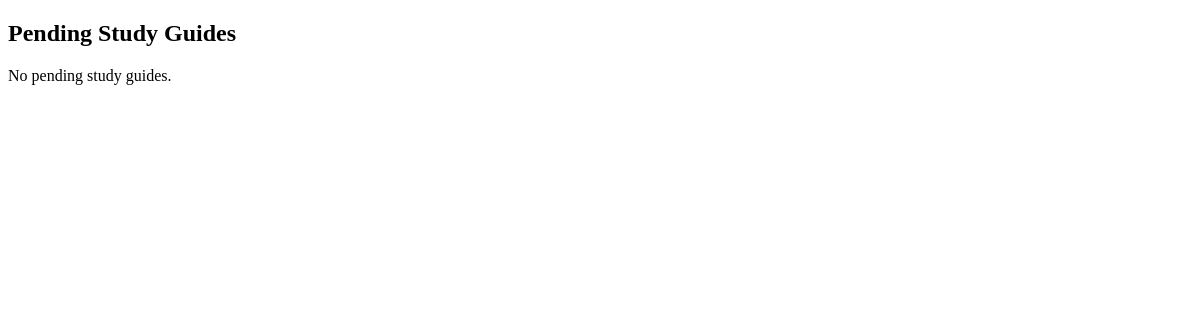
The page /market/admin (signed in) on the database as committed earlier.
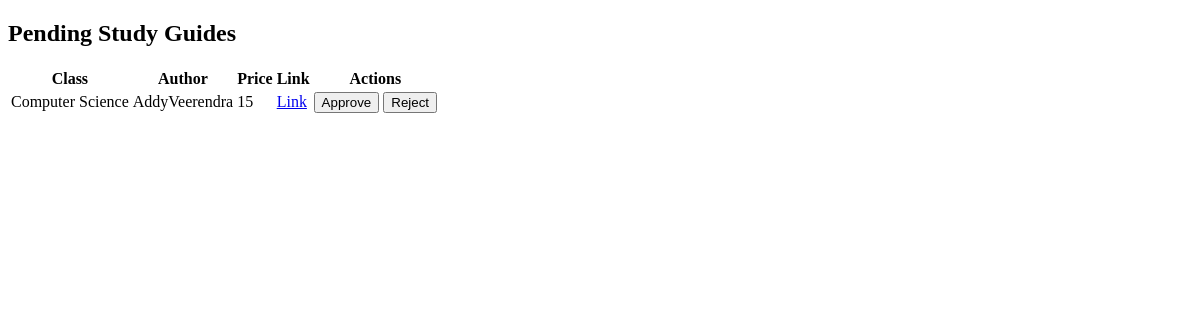
The same page on the database as committed later.
### models.py (models this page shows)
class PendingStudyGuide(db.Model):
    id = db.Column(db.Integer, primary_key=True)
    Class = db.Column(db.String(20), nullable=False)
    UnitTopic = db.Column(db.String(20), nullable=False)
    Price = db.Column(db.Integer, nullable=False)
    Creator = db.Column(db.String(20), nullable=False)
    Link = db.Column(db.String(100), nullable=False)

### Market.py (the view, shortened to what this page needs)
@market_bp.route('/admin', methods=['GET', 'POST'])
@login_required
def admin_home():
    if not current_user.is_admin:
        return redirect(url_for('market_bp.market_home'))
    form = AdminForm()
    pending_guides = PendingStudyGuide.query.all()
    return render_template('admin.html', pending_guides=pending_guides, user=current_user, form=form)

### ASD4ME.py (called while the page is built)
@login_manager.user_loader
def load_user(user_id):
    return User.query.get(int(user_id))

### templates/admin.html (shortened to what this page needs)
<!DOCTYPE html>
<html lang="en">
<head>
</head>
<body>
    <section class="py-5 mt-5">
        <div class="container py-5">
            <div class="row">
                <div class="col-md-8 col-xl-6 text-center mx-auto">
                    <h2 class="display-6 fw-bold mb-4">Pending Study Guides</h2>
                    {% if pending_guides %}
                    <table class="table">
                        <thead>
                            <tr>
                                <th scope="col">Class</th>
                                <th scope="col">Author</th>
                                <th scope="col">Price</th>
                                <th scope="col">Link</th>
                                <th scope="col">Actions</th>
                            </tr>
                        </thead>
                        <tbody>
                            {% for guide in pending_guides %}
                            <tr>
                                <td>{{ guide.Class }}</td>
                                <td>{{ guide.Creator }}</td>
                                <td>{{ guide.Price }}</td>
                                <td><a href="{{ guide.Link if guide.Link.startswith('http') else 'https://' + guide.Link }}">Link</a></td>
                                <td>
                                    <form method="post" action="{{ url_for('market_bp.admin_home') }}">
                                        <button class="btn btn-primary" type="submit" name="action" value="approve">Approve</button>
                                        <button class="btn btn-danger" type="submit" name="action" value="reject">Reject</button>
                                    </form>
                                </td>
                            </tr>
                            {% endfor %}
                        </tbody>
                    </table>
                    {% else %}
                    <p>No pending study guides.</p>
                    {% endif %}
                </div>
            </div>
        </div>
    </section>
</body>
</html>

Rows that differ between the two databases and show on the page:
added PendingStudyGuide: Class "Computer Science", Creator "AddyVeerendra", Price "15"
Other text that changed with them:
text no longer shown: "No pending study guides."
text now shown: "Class Author Price Link Actions"
